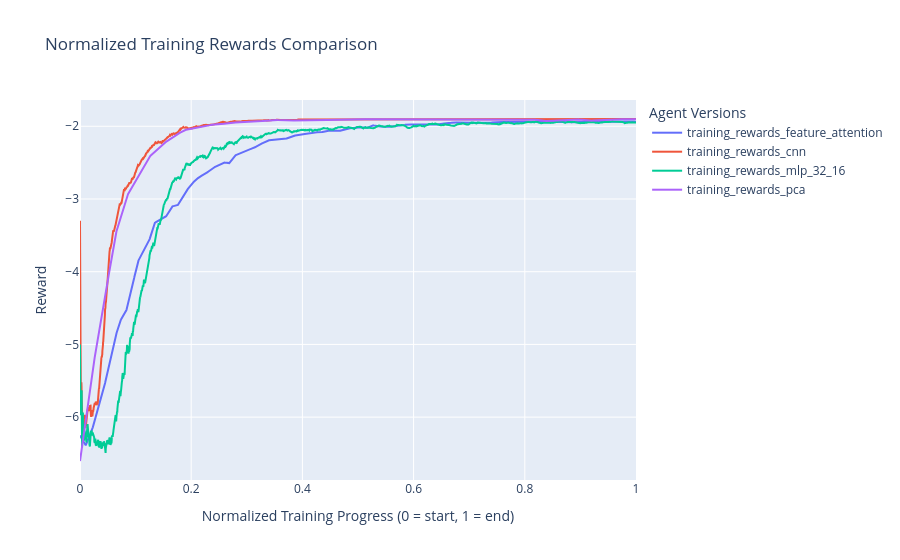

Notebook cell for this chart:
### Code cell
import pickle
import plotly.graph_objects as go
import os
import numpy as np

# List of pickle files to compare
pickle_files = [
    '../../models/rewards/training_rewards_feature_attention.pickle',
    '../../models/rewards/training_rewards_cnn.pickle',
    '../../models/rewards/training_rewards_mlp_32_16.pickle',
    '../../models/rewards/training_rewards_pca.pickle'
]

# First pass: Load all data and find maximum length
all_rewards = []
labels = []
for file_path in pickle_files:
    with open(file_path, 'rb') as f:
        rewards = pickle.load(f)
    all_rewards.append(rewards)
    labels.append(os.path.splitext(os.path.basename(file_path))[0])

max_length = max(len(r) for r in all_rewards)

# Create figure
fig = go.Figure()

# Second pass: Interpolate and plot
for rewards, label in zip(all_rewards, labels):
    # Create normalized x-axis (0-1 range)
    x_original = np.linspace(0, 1, len(rewards))
    x_target = np.linspace(0, 1, max_length)
    
    # Linear interpolation
    y_interpolated = np.interp(x_target, x_original, rewards)
    
    fig.add_trace(go.Scatter(
        x=x_target,
        y=y_interpolated,
        mode='lines',
        name=label,
        hovertemplate='Progress: %{x:.2f}<br>Reward: %{y:.2f}<extra></extra>'
    ))

# Customize plot layout
fig.update_layout(
    title='Normalized Training Rewards Comparison',
    xaxis_title='Normalized Training Progress (0 = start, 1 = end)',
    yaxis_title='Reward',
    legend_title='Agent Versions',
    hovermode='x unified'
)

# Show plot
fig.show()

### Figure 1 — Plotly figure (JSON) as saved in the notebook; plotly's stock layout.template omitted (floating-point values rounded to 4 significant figures; data arrays with more than 128 entries replaced by an {"elided": "..."} marker saying what was removed)
{"data": [{"hovertemplate": "Progress: %{x:.2f}<br>Reward: %{y:.2f}<extra></extra>", "mode": "lines", "name": "training_rewards_feature_attention", "type": "scatter", "x": {"elided": "4000 float values"}, "y": {"elided": "4000 float values"}}, {"hovertemplate": "Progress: %{x:.2f}<br>Reward: %{y:.2f}<extra></extra>", "mode": "lines", "name": "training_rewards_cnn", "type": "scatter", "x": {"elided": "4000 float values"}, "y": {"elided": "4000 float values"}}, {"hovertemplate": "Progress: %{x:.2f}<br>Reward: %{y:.2f}<extra></extra>", "mode": "lines", "name": "training_rewards_mlp_32_16", "type": "scatter", "x": {"elided": "4000 float values"}, "y": {"elided": "4000 float values"}}, {"hovertemplate": "Progress: %{x:.2f}<br>Reward: %{y:.2f}<extra></extra>", "mode": "lines", "name": "training_rewards_pca", "type": "scatter", "x": {"elided": "4000 float values"}, "y": {"elided": "4000 float values"}}], "layout": {"hovermode": "x unified", "legend": {"title": {"text": "Agent Versions"}}, "title": {"text": "Normalized Training Rewards Comparison"}, "xaxis": {"title": {"text": "Normalized Training Progress (0 = start, 1 = end)"}}, "yaxis": {"title": {"text": "Reward"}}}}
